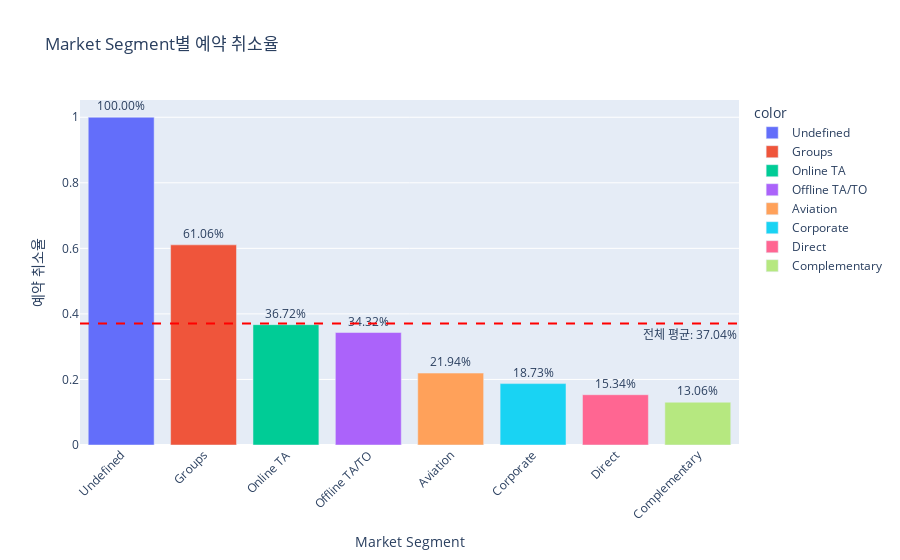

Source (notebook cell):
### Markdown cell above
**Market Segment와 취소 여부 관계 분석 결과 요약:** Market Segment별 취소율을 분석한 결과 Groups 세그먼트의 취소율이 가장 높았고 Direct 세그먼트의 취소율이 가장 낮았습니다. Online TA 세그먼트도 비교적 높은 취소율을 보였습니다.

### Code cell
import plotly.express as px

# Market Segment별 예약 취소율 계산
# 'market_segment' 열을 기준으로 데이터프레임을 그룹화하고, 각 그룹의 'is_canceled' 열에 대한 평균을 계산합니다.
# is_canceled가 0 또는 1이므로 평균은 취소율이 됩니다.
cancellation_rate_by_segment = df.groupby('market_segment')['is_canceled'].mean().sort_values(ascending=False)

print("Market Segment별 예약 취소율:")
display(cancellation_rate_by_segment)

# 전체 평균 취소율 계산
overall_avg_cancellation_rate = df['is_canceled'].mean()
print(f"\n전체 평균 예약 취소율: {overall_avg_cancellation_rate:.2%}")

# Market Segment별 예약 취소율 시각화 (Plotly 막대 그래프)
fig = px.bar(x=cancellation_rate_by_segment.index, y=cancellation_rate_by_segment.values,
             title='Market Segment별 예약 취소율', # 그래프 제목 설정
             labels={'x': 'Market Segment', 'y': '예약 취소율'}, # x, y축 레이블 설정
             color=cancellation_rate_by_segment.index, # 각 막대에 다른 색상 적용
             color_discrete_sequence=px.colors.qualitative.Plotly, # Plotly 기본 색상 스케일 사용
             text=cancellation_rate_by_segment.apply(lambda x: f'{x:.2%}') # 막대 위에 텍스트로 취소율 표시 (백분율 형식)
            )

# 전체 평균 취소율 점선 추가
fig.add_hline(y=overall_avg_cancellation_rate, line_dash="dash", line_color="red", annotation_text=f"전체 평균: {overall_avg_cancellation_rate:.2%}", annotation_position="bottom right")


fig.update_layout(xaxis_tickangle=-45) # x축 레이블 각도 조절
fig.update_traces(textposition='outside') # 텍스트 위치를 막대 외부에 표시
fig.show()

### Figure 1 — Plotly figure (JSON) as saved in the notebook; plotly's stock layout.template omitted (floating-point values rounded to 4 significant figures)
{"data": [{"hovertemplate": "color=Undefined<br>Market Segment=%{x}<br>예약 취소율=%{y}<br>text=%{text}<extra></extra>", "legendgroup": "Undefined", "marker": {"color": "#636EFA", "pattern": {"shape": ""}}, "name": "Undefined", "orientation": "v", "showlegend": true, "text": ["100.00%"], "textposition": "outside", "type": "bar", "x": ["Undefined"], "xaxis": "x", "y": [1.0], "yaxis": "y"}, {"hovertemplate": "color=Groups<br>Market Segment=%{x}<br>예약 취소율=%{y}<br>text=%{text}<extra></extra>", "legendgroup": "Groups", "marker": {"color": "#EF553B", "pattern": {"shape": ""}}, "name": "Groups", "orientation": "v", "showlegend": true, "text": ["61.06%"], "textposition": "outside", "type": "bar", "x": ["Groups"], "xaxis": "x", "y": [0.6106], "yaxis": "y"}, {"hovertemplate": "color=Online TA<br>Market Segment=%{x}<br>예약 취소율=%{y}<br>text=%{text}<extra></extra>", "legendgroup": "Online TA", "marker": {"color": "#00CC96", "pattern": {"shape": ""}}, "name": "Online TA", "orientation": "v", "showlegend": true, "text": ["36.72%"], "textposition": "outside", "type": "bar", "x": ["Online TA"], "xaxis": "x", "y": [0.3672], "yaxis": "y"}, {"hovertemplate": "color=Offline TA/TO<br>Market Segment=%{x}<br>예약 취소율=%{y}<br>text=%{text}<extra></extra>", "legendgroup": "Offline TA/TO", "marker": {"color": "#AB63FA", "pattern": {"shape": ""}}, "name": "Offline TA/TO", "orientation": "v", "showlegend": true, "text": ["34.32%"], "textposition": "outside", "type": "bar", "x": ["Offline TA/TO"], "xaxis": "x", "y": [0.3432], "yaxis": "y"}, {"hovertemplate": "color=Aviation<br>Market Segment=%{x}<br>예약 취소율=%{y}<br>text=%{text}<extra></extra>", "legendgroup": "Aviation", "marker": {"color": "#FFA15A", "pattern": {"shape": ""}}, "name": "Aviation", "orientation": "v", "showlegend": true, "text": ["21.94%"], "textposition": "outside", "type": "bar", "x": ["Aviation"], "xaxis": "x", "y": [0.2194], "yaxis": "y"}, {"hovertemplate": "color=Corporate<br>Market Segment=%{x}<br>예약 취소율=%{y}<br>text=%{text}<extra></extra>", "legendgroup": "Corporate", "marker": {"color": "#19D3F3", "pattern": {"shape": ""}}, "name": "Corporate", "orientation": "v", "showlegend": true, "text": ["18.73%"], "textposition": "outside", "type": "bar", "x": ["Corporate"], "xaxis": "x", "y": [0.1873], "yaxis": "y"}, {"hovertemplate": "color=Direct<br>Market Segment=%{x}<br>예약 취소율=%{y}<br>text=%{text}<extra></extra>", "legendgroup": "Direct", "marker": {"color": "#FF6692", "pattern": {"shape": ""}}, "name": "Direct", "orientation": "v", "showlegend": true, "text": ["15.34%"], "textposition": "outside", "type": "bar", "x": ["Direct"], "xaxis": "x", "y": [0.1534], "yaxis": "y"}, {"hovertemplate": "color=Complementary<br>Market Segment=%{x}<br>예약 취소율=%{y}<br>text=%{text}<extra></extra>", "legendgroup": "Complementary", "marker": {"color": "#B6E880", "pattern": {"shape": ""}}, "name": "Complementary", "orientation": "v", "showlegend": true, "text": ["13.06%"], "textposition": "outside", "type": "bar", "x": ["Complementary"], "xaxis": "x", "y": [0.1306], "yaxis": "y"}], "layout": {"annotations": [{"showarrow": false, "text": "전체 평균: 37.04%", "x": 1, "xanchor": "right", "xref": "x domain", "y": 0.3704, "yanchor": "top", "yref": "y"}], "barmode": "relative", "legend": {"title": {"text": "color"}, "tracegroupgap": 0}, "shapes": [{"line": {"color": "red", "dash": "dash"}, "type": "line", "x0": 0, "x1": 1, "xref": "x domain", "y0": 0.3704, "y1": 0.3704, "yref": "y"}], "title": {"text": "Market Segment별 예약 취소율"}, "xaxis": {"anchor": "y", "domain": [0, 1], "tickangle": -45, "title": {"text": "Market Segment"}}, "yaxis": {"anchor": "x", "domain": [0, 1], "title": {"text": "예약 취소율"}}}}
